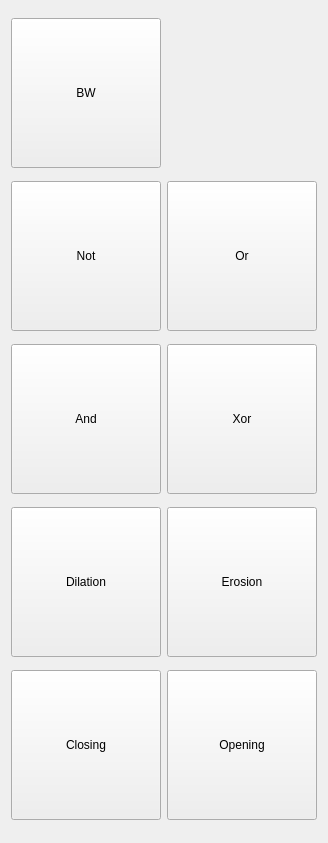
<?xml version="1.0" encoding="UTF-8"?>
<ui version="4.0">
 <class>MorphologicalTransformations</class>
 <widget class="QWidget" name="MorphologicalTransformations">
  <property name="geometry">
   <rect>
    <x>0</x>
    <y>0</y>
    <width>324</width>
    <height>843</height>
   </rect>
  </property>
  <property name="windowTitle">
   <string>Form</string>
  </property>
  <layout class="QGridLayout" name="gridLayout">
   <item row="0" column="0">
    <widget class="QPushButton" name="BWButton">
     <property name="minimumSize">
      <size>
       <width>150</width>
       <height>150</height>
      </size>
     </property>
     <property name="maximumSize">
      <size>
       <width>150</width>
       <height>150</height>
      </size>
     </property>
     <property name="text">
      <string>BW</string>
     </property>
    </widget>
   </item>
   <item row="1" column="0">
    <widget class="QPushButton" name="NotButton">
     <property name="minimumSize">
      <size>
       <width>150</width>
       <height>150</height>
      </size>
     </property>
     <property name="maximumSize">
      <size>
       <width>150</width>
       <height>150</height>
      </size>
     </property>
     <property name="text">
      <string>Not</string>
     </property>
    </widget>
   </item>
   <item row="1" column="1">
    <widget class="QPushButton" name="OrButton">
     <property name="minimumSize">
      <size>
       <width>150</width>
       <height>150</height>
      </size>
     </property>
     <property name="maximumSize">
      <size>
       <width>150</width>
       <height>150</height>
      </size>
     </property>
     <property name="text">
      <string>Or</string>
     </property>
    </widget>
   </item>
   <item row="2" column="0">
    <widget class="QPushButton" name="AndButton">
     <property name="minimumSize">
      <size>
       <width>150</width>
       <height>150</height>
      </size>
     </property>
     <property name="maximumSize">
      <size>
       <width>150</width>
       <height>150</height>
      </size>
     </property>
     <property name="text">
      <string>And</string>
     </property>
    </widget>
   </item>
   <item row="2" column="1">
    <widget class="QPushButton" name="XorButton">
     <property name="minimumSize">
      <size>
       <width>150</width>
       <height>150</height>
      </size>
     </property>
     <property name="maximumSize">
      <size>
       <width>150</width>
       <height>150</height>
      </size>
     </property>
     <property name="text">
      <string>Xor</string>
     </property>
    </widget>
   </item>
   <item row="3" column="0">
    <widget class="QPushButton" name="DilationButton">
     <property name="minimumSize">
      <size>
       <width>150</width>
       <height>150</height>
      </size>
     </property>
     <property name="maximumSize">
      <size>
       <width>150</width>
       <height>150</height>
      </size>
     </property>
     <property name="text">
      <string>Dilation</string>
     </property>
    </widget>
   </item>
   <item row="3" column="1">
    <widget class="QPushButton" name="ErosionButton">
     <property name="minimumSize">
      <size>
       <width>150</width>
       <height>150</height>
      </size>
     </property>
     <property name="maximumSize">
      <size>
       <width>150</width>
       <height>150</height>
      </size>
     </property>
     <property name="text">
      <string>Erosion</string>
     </property>
    </widget>
   </item>
   <item row="4" column="0">
    <widget class="QPushButton" name="ClosingButton">
     <property name="minimumSize">
      <size>
       <width>150</width>
       <height>150</height>
      </size>
     </property>
     <property name="maximumSize">
      <size>
       <width>150</width>
       <height>150</height>
      </size>
     </property>
     <property name="text">
      <string>Closing</string>
     </property>
    </widget>
   </item>
   <item row="4" column="1">
    <widget class="QPushButton" name="OpeningButton">
     <property name="minimumSize">
      <size>
       <width>150</width>
       <height>150</height>
      </size>
     </property>
     <property name="maximumSize">
      <size>
       <width>150</width>
       <height>150</height>
      </size>
     </property>
     <property name="text">
      <string>Opening</string>
     </property>
    </widget>
   </item>
  </layout>
 </widget>
 <resources/>
 <connections/>
</ui>
